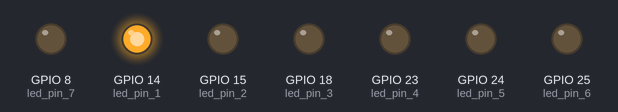
Simulated run of this program. Board: Raspberry Pi (BCM pin numbers). On the bench: output pins drawn as LEDs (lit = HIGH).

Above: at 0.05 s.
At 0.35 s:
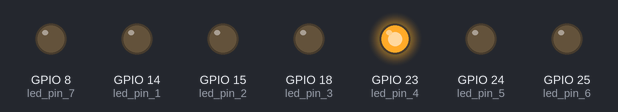
At 0.75 s:
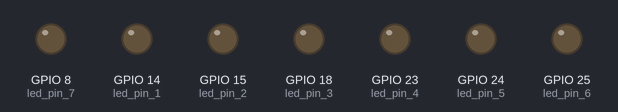
At 1.45 s:
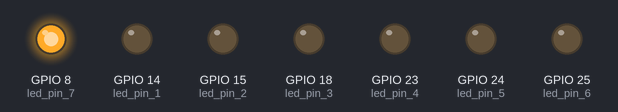
At 2.15 s:
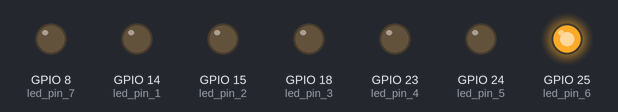
At 2.85 s:
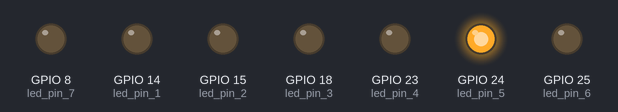
Timing chart, 0 to 3.1 s (numbered marks = the images above):
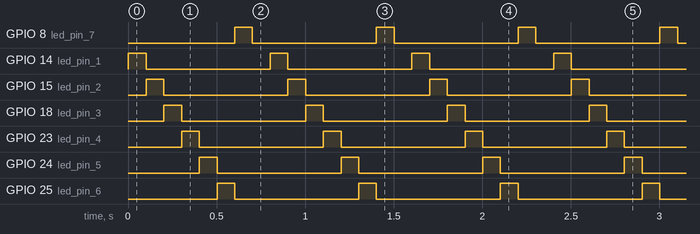

The program:

chaser_step_blinker.py
```python
# gpiozero and time are two python libraries we will use
# We are importing the LED() function from gpiozero
# and the sleep() function from time
from gpiozero import LED
from time import sleep

# We set the variable led to correspond to
# GPIO Pin 14 using the LED() function
led_pin_1 = LED(14) # Refer to Pin 14 as led1
led_pin_2 = LED(15) # Refer to Pin 25 as led2
led_pin_3 = LED(18) # Same for 18, 23, 24, 25, and 8
led_pin_4 = LED(23)
led_pin_5 = LED(24)
led_pin_6 = LED(25)
led_pin_7 = LED(8)

# This variable stores the amount of time we will delay
delay_time = 1

# This loop runs forever
while True:
    # Turns the LEDs on
    led_pin_1.on() # set the LED on pin 14 ON
    sleep(delay_time/10.0) #  delay_time / 10.0 = 100ms (.1 seconds)
    led_pin_1.off()
    led_pin_2.on()
    sleep(delay_time/10.0)
    led_pin_2.off()
    led_pin_3.on()
    sleep(delay_time/10.0)
    led_pin_3.off()
    led_pin_4.on()
    sleep(delay_time/10.0)
    led_pin_4.off()
    led_pin_5.on()
    sleep(delay_time/10.0)
    led_pin_5.off()
    led_pin_6.on()
    sleep(delay_time/10.0)
    led_pin_6.off()
    led_pin_7.on()
    sleep(delay_time/10.0)
    led_pin_7.off()
    sleep(delay_time/10.0)
```

Measured:
- by itself, GPIO 8 (led_pin_7), GPIO 14 (led_pin_1), GPIO 15 (led_pin_2), GPIO 18 (led_pin_3), GPIO 23 (led_pin_4), GPIO 24 (led_pin_5), GPIO 25 (led_pin_6): alternates HIGH for 0.10 s and LOW for 0.70 s
- by itself, everything shown: repeats every 0.80 s, in 8 steps
